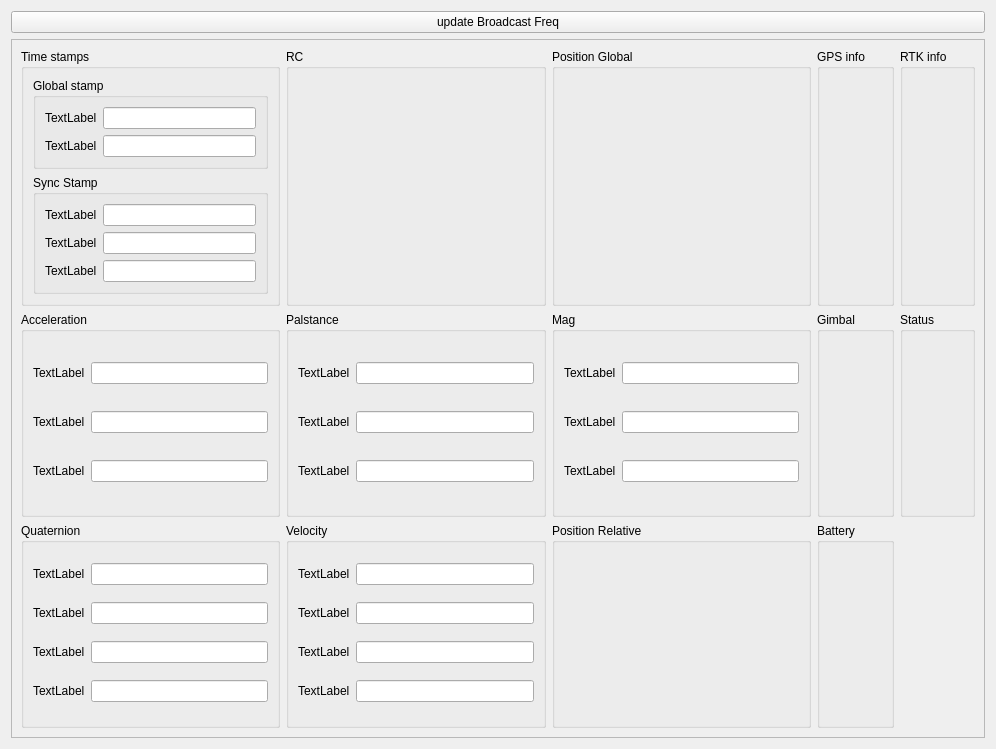
<?xml version="1.0" encoding="UTF-8"?>
<ui version="4.0">
 <class>Broadcast</class>
 <widget class="QWidget" name="Broadcast">
  <property name="geometry">
   <rect>
    <x>0</x>
    <y>0</y>
    <width>996</width>
    <height>749</height>
   </rect>
  </property>
  <property name="windowTitle">
   <string>Form</string>
  </property>
  <layout class="QVBoxLayout" name="verticalLayout">
   <item>
    <widget class="QPushButton" name="pushButton">
     <property name="text">
      <string>update Broadcast Freq</string>
     </property>
    </widget>
   </item>
   <item>
    <widget class="QFrame" name="frame">
     <property name="frameShape">
      <enum>QFrame::StyledPanel</enum>
     </property>
     <property name="frameShadow">
      <enum>QFrame::Raised</enum>
     </property>
     <layout class="QGridLayout" name="gridLayout">
      <item row="0" column="4">
       <widget class="QGroupBox" name="groupBox_10">
        <property name="title">
         <string>Position Global</string>
        </property>
       </widget>
      </item>
      <item row="0" column="0">
       <widget class="QGroupBox" name="groupBox">
        <property name="title">
         <string>Time stamps</string>
        </property>
        <layout class="QVBoxLayout" name="verticalLayout_2">
         <item>
          <widget class="QGroupBox" name="groupBox_2">
           <property name="title">
            <string>Global stamp</string>
           </property>
           <layout class="QVBoxLayout" name="verticalLayout_4">
            <item>
             <layout class="QHBoxLayout" name="horizontalLayout">
              <item>
               <widget class="QLabel" name="label">
                <property name="text">
                 <string>TextLabel</string>
                </property>
               </widget>
              </item>
              <item>
               <widget class="QLineEdit" name="lineEdit"/>
              </item>
             </layout>
            </item>
            <item>
             <layout class="QHBoxLayout" name="horizontalLayout_3">
              <item>
               <widget class="QLabel" name="label_3">
                <property name="text">
                 <string>TextLabel</string>
                </property>
               </widget>
              </item>
              <item>
               <widget class="QLineEdit" name="lineEdit_3"/>
              </item>
             </layout>
            </item>
           </layout>
          </widget>
         </item>
         <item>
          <widget class="QGroupBox" name="groupBox_3">
           <property name="title">
            <string>Sync Stamp</string>
           </property>
           <layout class="QVBoxLayout" name="verticalLayout_5">
            <item>
             <layout class="QHBoxLayout" name="horizontalLayout_4">
              <item>
               <widget class="QLabel" name="label_4">
                <property name="text">
                 <string>TextLabel</string>
                </property>
               </widget>
              </item>
              <item>
               <widget class="QLineEdit" name="lineEdit_4"/>
              </item>
             </layout>
            </item>
            <item>
             <layout class="QHBoxLayout" name="horizontalLayout_2">
              <item>
               <widget class="QLabel" name="label_2">
                <property name="text">
                 <string>TextLabel</string>
                </property>
               </widget>
              </item>
              <item>
               <widget class="QLineEdit" name="lineEdit_2"/>
              </item>
             </layout>
            </item>
            <item>
             <layout class="QHBoxLayout" name="horizontalLayout_6">
              <item>
               <widget class="QLabel" name="label_6">
                <property name="text">
                 <string>TextLabel</string>
                </property>
               </widget>
              </item>
              <item>
               <widget class="QLineEdit" name="lineEdit_6"/>
              </item>
             </layout>
            </item>
           </layout>
          </widget>
         </item>
        </layout>
       </widget>
      </item>
      <item row="1" column="5">
       <widget class="QGroupBox" name="groupBox_17">
        <property name="title">
         <string>Gimbal</string>
        </property>
       </widget>
      </item>
      <item row="1" column="0">
       <widget class="QGroupBox" name="groupBox_5">
        <property name="title">
         <string>Acceleration</string>
        </property>
        <layout class="QVBoxLayout" name="verticalLayout_7">
         <item>
          <layout class="QHBoxLayout" name="horizontalLayout_11">
           <item>
            <widget class="QLabel" name="label_11">
             <property name="text">
              <string>TextLabel</string>
             </property>
            </widget>
           </item>
           <item>
            <widget class="QLineEdit" name="lineEdit_11"/>
           </item>
          </layout>
         </item>
         <item>
          <layout class="QHBoxLayout" name="horizontalLayout_12">
           <item>
            <widget class="QLabel" name="label_12">
             <property name="text">
              <string>TextLabel</string>
             </property>
            </widget>
           </item>
           <item>
            <widget class="QLineEdit" name="lineEdit_12"/>
           </item>
          </layout>
         </item>
         <item>
          <layout class="QHBoxLayout" name="horizontalLayout_13">
           <item>
            <widget class="QLabel" name="label_13">
             <property name="text">
              <string>TextLabel</string>
             </property>
            </widget>
           </item>
           <item>
            <widget class="QLineEdit" name="lineEdit_13"/>
           </item>
          </layout>
         </item>
        </layout>
       </widget>
      </item>
      <item row="1" column="2">
       <widget class="QGroupBox" name="groupBox_7">
        <property name="title">
         <string>Palstance</string>
        </property>
        <layout class="QVBoxLayout" name="verticalLayout_10">
         <item>
          <layout class="QHBoxLayout" name="horizontalLayout_19">
           <item>
            <widget class="QLabel" name="label_19">
             <property name="text">
              <string>TextLabel</string>
             </property>
            </widget>
           </item>
           <item>
            <widget class="QLineEdit" name="lineEdit_19"/>
           </item>
          </layout>
         </item>
         <item>
          <layout class="QHBoxLayout" name="horizontalLayout_20">
           <item>
            <widget class="QLabel" name="label_20">
             <property name="text">
              <string>TextLabel</string>
             </property>
            </widget>
           </item>
           <item>
            <widget class="QLineEdit" name="lineEdit_20"/>
           </item>
          </layout>
         </item>
         <item>
          <layout class="QHBoxLayout" name="horizontalLayout_18">
           <item>
            <widget class="QLabel" name="label_18">
             <property name="text">
              <string>TextLabel</string>
             </property>
            </widget>
           </item>
           <item>
            <widget class="QLineEdit" name="lineEdit_18"/>
           </item>
          </layout>
         </item>
        </layout>
       </widget>
      </item>
      <item row="0" column="5">
       <widget class="QGroupBox" name="groupBox_12">
        <property name="title">
         <string>GPS info</string>
        </property>
       </widget>
      </item>
      <item row="0" column="6">
       <widget class="QGroupBox" name="groupBox_13">
        <property name="title">
         <string>RTK info</string>
        </property>
       </widget>
      </item>
      <item row="1" column="6">
       <widget class="QGroupBox" name="groupBox_18">
        <property name="title">
         <string>Status</string>
        </property>
       </widget>
      </item>
      <item row="2" column="4">
       <widget class="QGroupBox" name="groupBox_11">
        <property name="title">
         <string>Position Relative</string>
        </property>
       </widget>
      </item>
      <item row="1" column="4">
       <widget class="QGroupBox" name="groupBox_15">
        <property name="title">
         <string>Mag</string>
        </property>
        <layout class="QVBoxLayout" name="verticalLayout_8">
         <item>
          <layout class="QHBoxLayout" name="horizontalLayout_23">
           <item>
            <widget class="QLabel" name="label_23">
             <property name="text">
              <string>TextLabel</string>
             </property>
            </widget>
           </item>
           <item>
            <widget class="QLineEdit" name="lineEdit_23"/>
           </item>
          </layout>
         </item>
         <item>
          <layout class="QHBoxLayout" name="horizontalLayout_22">
           <item>
            <widget class="QLabel" name="label_22">
             <property name="text">
              <string>TextLabel</string>
             </property>
            </widget>
           </item>
           <item>
            <widget class="QLineEdit" name="lineEdit_22"/>
           </item>
          </layout>
         </item>
         <item>
          <layout class="QHBoxLayout" name="horizontalLayout_21">
           <item>
            <widget class="QLabel" name="label_21">
             <property name="text">
              <string>TextLabel</string>
             </property>
            </widget>
           </item>
           <item>
            <widget class="QLineEdit" name="lineEdit_21"/>
           </item>
          </layout>
         </item>
        </layout>
       </widget>
      </item>
      <item row="2" column="2">
       <widget class="QGroupBox" name="groupBox_6">
        <property name="title">
         <string>Velocity</string>
        </property>
        <layout class="QVBoxLayout" name="verticalLayout_3">
         <item>
          <layout class="QHBoxLayout" name="horizontalLayout_15">
           <item>
            <widget class="QLabel" name="label_15">
             <property name="text">
              <string>TextLabel</string>
             </property>
            </widget>
           </item>
           <item>
            <widget class="QLineEdit" name="lineEdit_15"/>
           </item>
          </layout>
         </item>
         <item>
          <layout class="QHBoxLayout" name="horizontalLayout_17">
           <item>
            <widget class="QLabel" name="label_17">
             <property name="text">
              <string>TextLabel</string>
             </property>
            </widget>
           </item>
           <item>
            <widget class="QLineEdit" name="lineEdit_17"/>
           </item>
          </layout>
         </item>
         <item>
          <layout class="QHBoxLayout" name="horizontalLayout_16">
           <item>
            <widget class="QLabel" name="label_16">
             <property name="text">
              <string>TextLabel</string>
             </property>
            </widget>
           </item>
           <item>
            <widget class="QLineEdit" name="lineEdit_16"/>
           </item>
          </layout>
         </item>
         <item>
          <layout class="QHBoxLayout" name="horizontalLayout_14">
           <item>
            <widget class="QLabel" name="label_14">
             <property name="text">
              <string>TextLabel</string>
             </property>
            </widget>
           </item>
           <item>
            <widget class="QLineEdit" name="lineEdit_14"/>
           </item>
          </layout>
         </item>
        </layout>
       </widget>
      </item>
      <item row="2" column="0">
       <widget class="QGroupBox" name="groupBox_4">
        <property name="title">
         <string>Quaternion</string>
        </property>
        <layout class="QVBoxLayout" name="verticalLayout_6">
         <item>
          <layout class="QHBoxLayout" name="horizontalLayout_7">
           <item>
            <widget class="QLabel" name="label_7">
             <property name="text">
              <string>TextLabel</string>
             </property>
            </widget>
           </item>
           <item>
            <widget class="QLineEdit" name="lineEdit_7"/>
           </item>
          </layout>
         </item>
         <item>
          <layout class="QHBoxLayout" name="horizontalLayout_8">
           <item>
            <widget class="QLabel" name="label_8">
             <property name="text">
              <string>TextLabel</string>
             </property>
            </widget>
           </item>
           <item>
            <widget class="QLineEdit" name="lineEdit_8"/>
           </item>
          </layout>
         </item>
         <item>
          <layout class="QHBoxLayout" name="horizontalLayout_9">
           <item>
            <widget class="QLabel" name="label_9">
             <property name="text">
              <string>TextLabel</string>
             </property>
            </widget>
           </item>
           <item>
            <widget class="QLineEdit" name="lineEdit_9"/>
           </item>
          </layout>
         </item>
         <item>
          <layout class="QHBoxLayout" name="horizontalLayout_10">
           <item>
            <widget class="QLabel" name="label_10">
             <property name="text">
              <string>TextLabel</string>
             </property>
            </widget>
           </item>
           <item>
            <widget class="QLineEdit" name="lineEdit_10"/>
           </item>
          </layout>
         </item>
        </layout>
       </widget>
      </item>
      <item row="0" column="2">
       <widget class="QGroupBox" name="groupBox_16">
        <property name="title">
         <string>RC</string>
        </property>
       </widget>
      </item>
      <item row="2" column="5">
       <widget class="QGroupBox" name="groupBox_19">
        <property name="title">
         <string>Battery</string>
        </property>
       </widget>
      </item>
     </layout>
    </widget>
   </item>
  </layout>
 </widget>
 <resources/>
 <connections/>
</ui>
